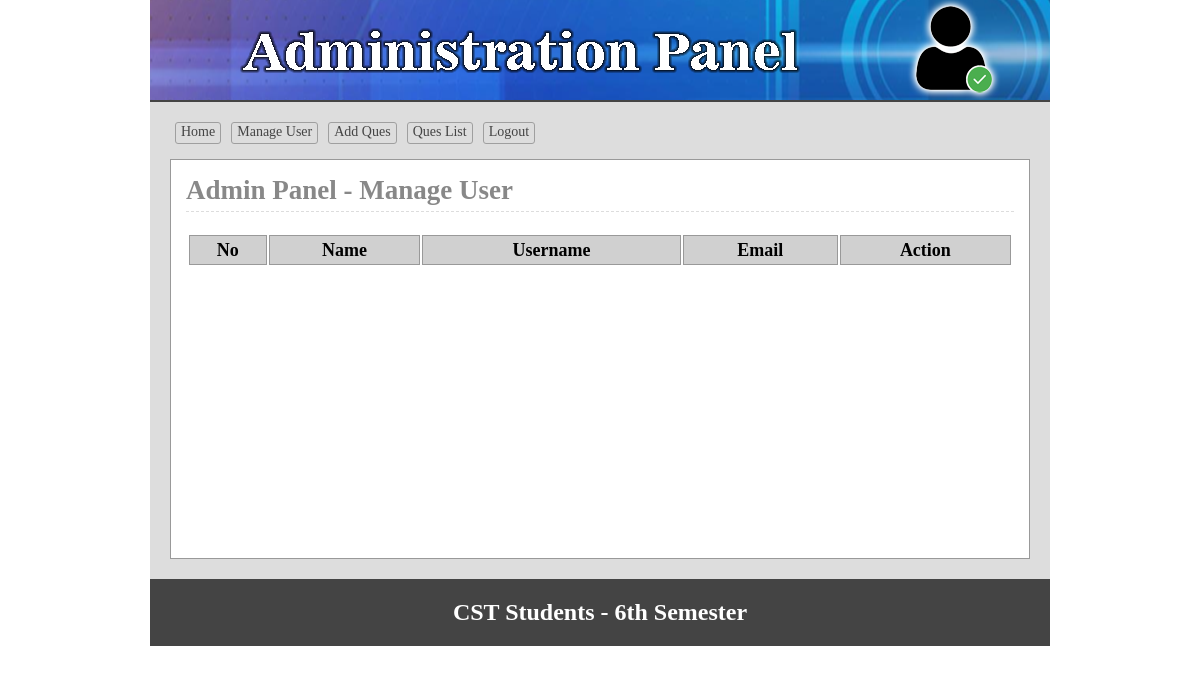
The page /admin/users.php (signed in) on the database as committed earlier.
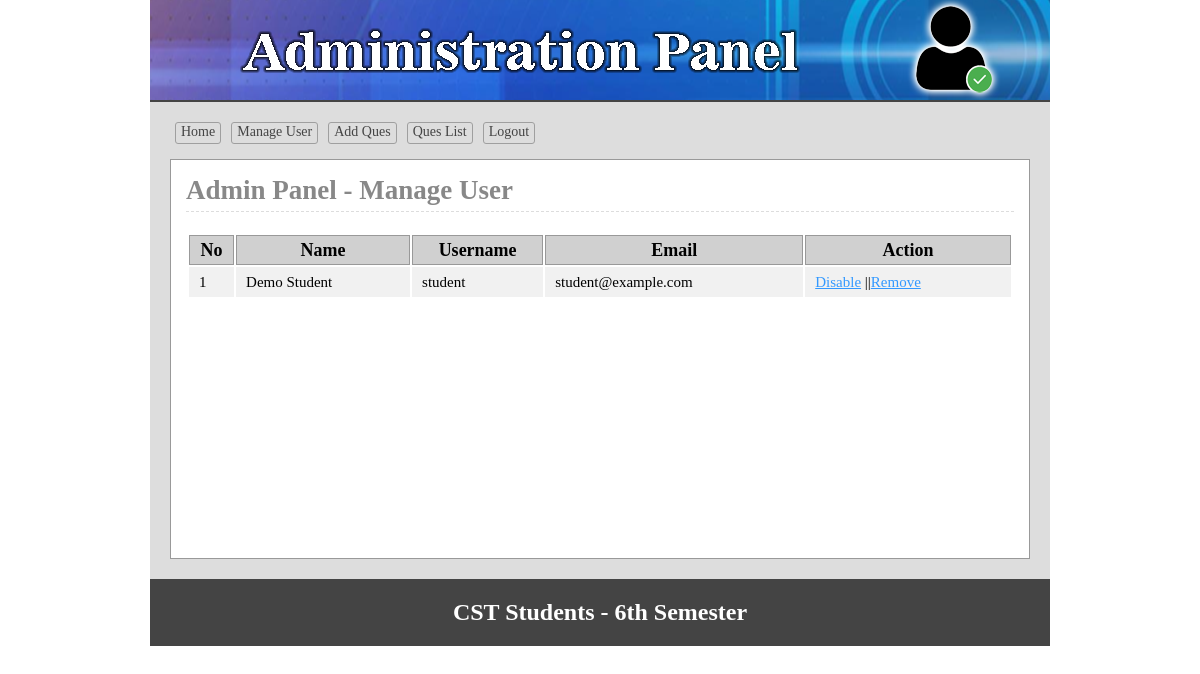
The same page on the database as committed later.
### tables this page shows
CREATE TABLE `student` (
  `student_id` int(11) NOT NULL,
  `name` varchar(50) NOT NULL,
  `user_name` varchar(30) NOT NULL,
  `password` varchar(255) NOT NULL,
  `email` varchar(255) NOT NULL,
  `status` tinyint(1) NOT NULL DEFAULT 0
);

### inc/functions.php (called while the page is built, shortened)
<?php
function e($value)
{
    return htmlspecialchars((string) $value, ENT_QUOTES, 'UTF-8');
}
function db_prepare(mysqli $conn, $sql, $types = '', $params = array())
{
    $stmt = $conn->prepare($sql);
    return $stmt;
}

### admin/users.php (the view, shortened to what this page needs)
<?php
include 'inc/header.php';
$stmt = db_prepare($conn, 'SELECT student_id, name, user_name, email, status FROM student ORDER BY student_id ASC');
$stmt->execute();
$users = $stmt->get_result();
?>
<div class="main">
	<h1>Admin Panel - Manage User</h1>
<div class="manageuser">
	<table class="tblone">
		<tr>
			<th>No</th>
			<th>Name</th>
			<th>Username</th>
			<th>Email</th>
			<th>Action</th>
		</tr>
		<?php
		$i = 1;
		while ($result = $users->fetch_assoc()) {
		?>
		<tr>
			<td><?php
				if ($result['status']) {
					echo $i;
				} else {
					echo "<span class='error'>" . $i . '</span>';
				}
			?></td>
			<td><?php echo e($result['name']); ?></td>
			<td><?php echo e($result['user_name']); ?></td>
			<td><?php echo e($result['email']); ?></td>
			<td>
				<?php if ($result['status']) { ?>
					<a onclick="return confirm('Are You Sure to Disable')" href="user_action.php?dis=<?php echo (int) $result['student_id']; ?>">Disable</a>
				<?php } else { ?>
					<a onclick="return confirm('Are You Sure to Enable')" href="user_action.php?ena=<?php echo (int) $result['student_id']; ?>">Enable</a>
				<?php } ?>
				||<a onclick="return confirm('Are You Sure to Remove')" href="user_action.php?del=<?php echo (int) $result['student_id']; ?>">Remove</a>
			</td>
		</tr>
		<?php
			$i++;
		}
		?>
	</table>
</div>
</div>
<?php include 'inc/footer.php'; ?>

Rows that differ between the two databases and show on the page:
added student: name "Demo Student", user_name "student", email "student@example.com"
